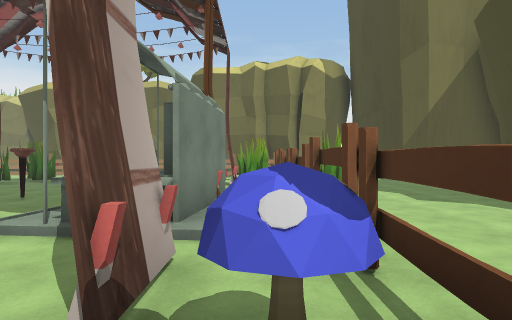
View 1 (above)

24 first-person views from a walk through a 3-D level made in the Unity game engine. The camera is 1.5 m above the floor, looks level and sees 75° across. The floor is counted in squares, 2 m on a side. Each view is taken from the middle of a square. On the plan, view 1 faces up. The plan holds only what a view shows up to about 11 squares ahead; the rest is blank. The place goes on beyond the plan. The player character is not drawn. Some surface patterns are stand-ins.

View 2
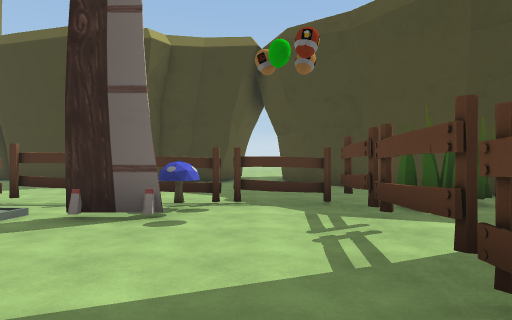

View 3
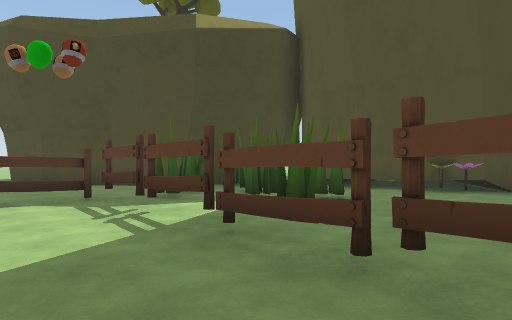

View 4
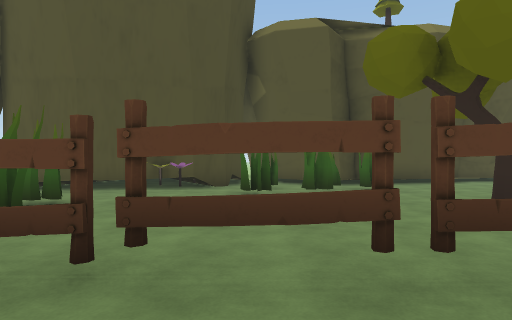

View 5
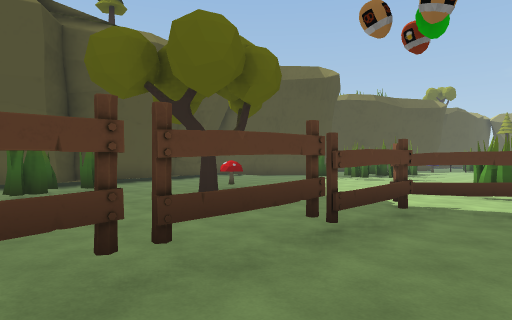

View 6
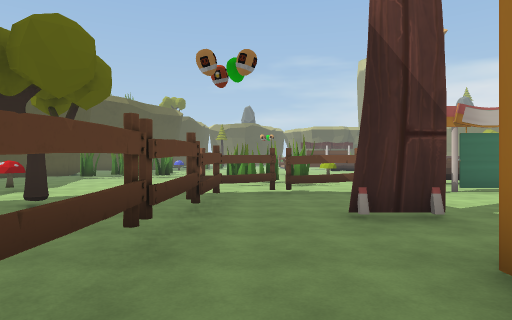

View 7
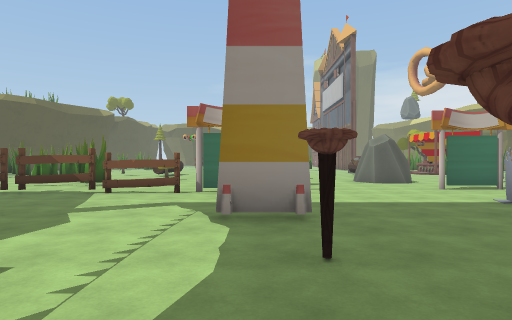

View 8
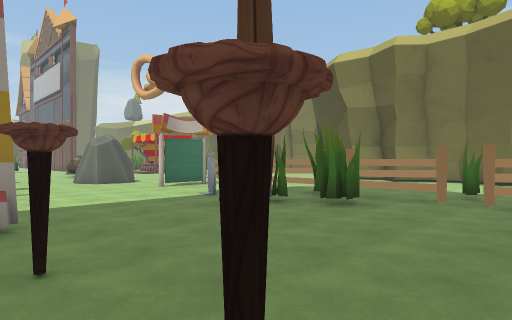

View 9
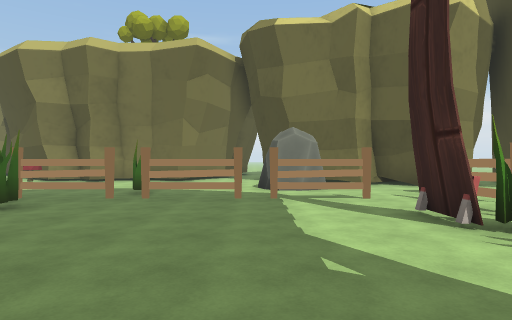

View 10
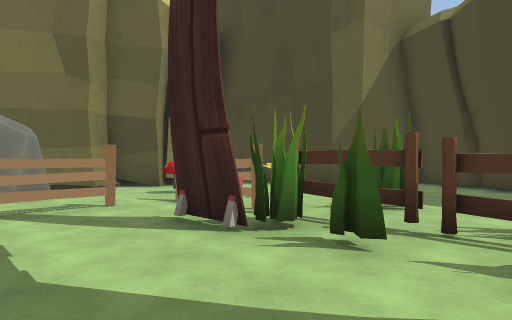

View 11
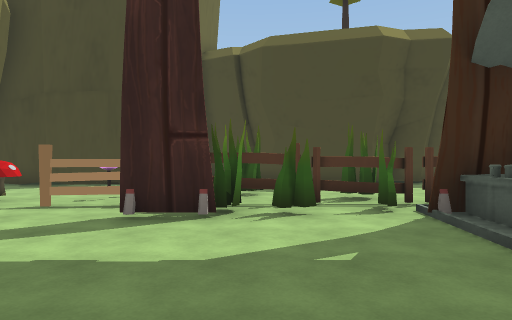

View 12
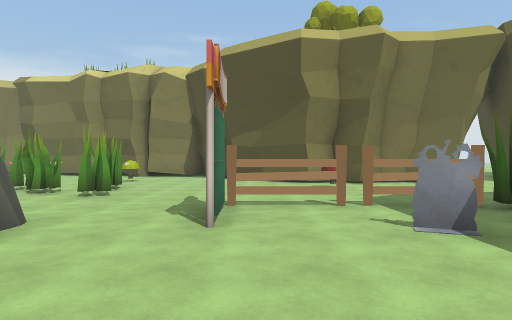

View 13
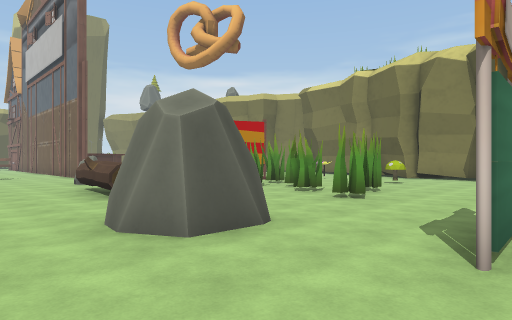

View 14
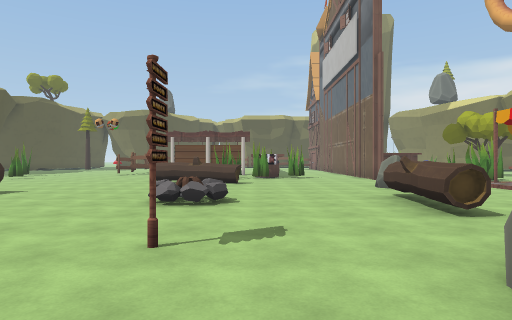

View 15
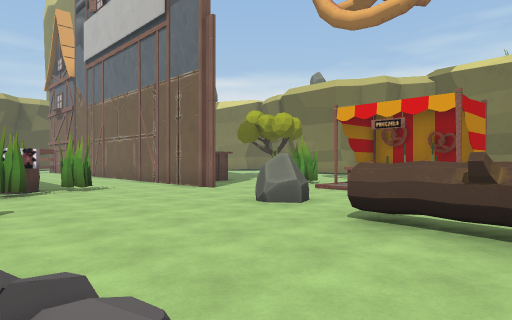

View 16
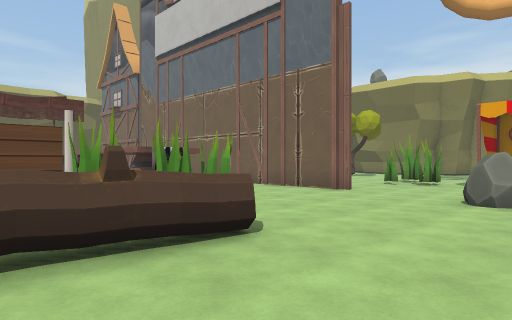

View 17
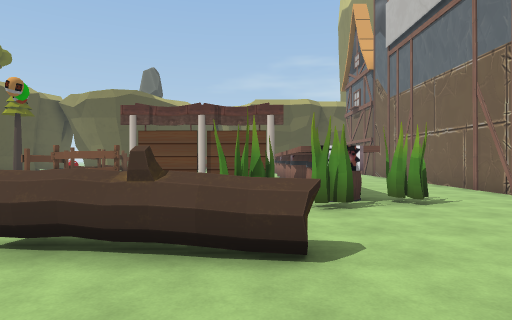

View 18
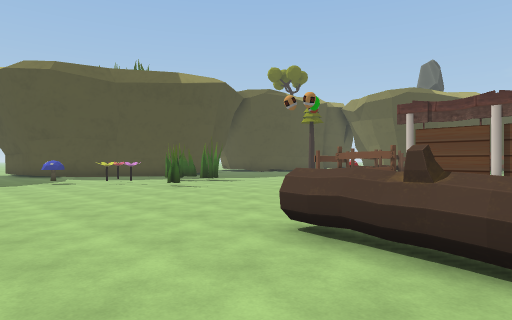

View 19
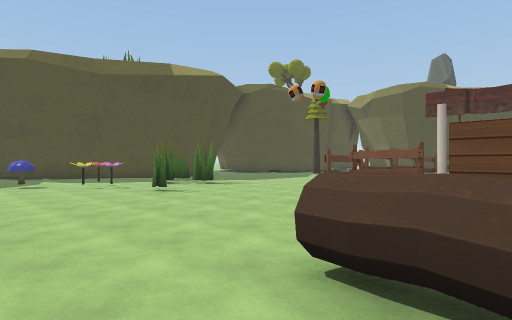

View 20
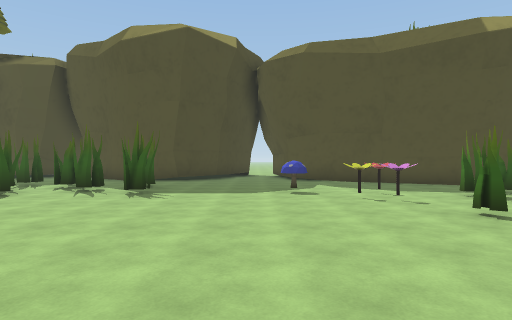

View 21
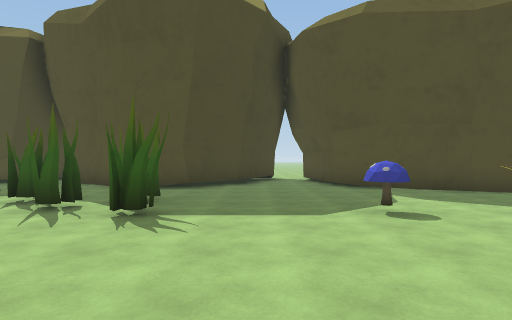

View 22
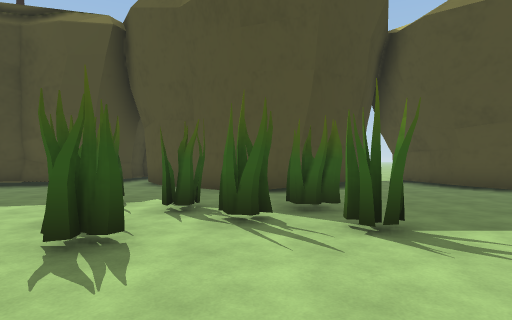

View 23
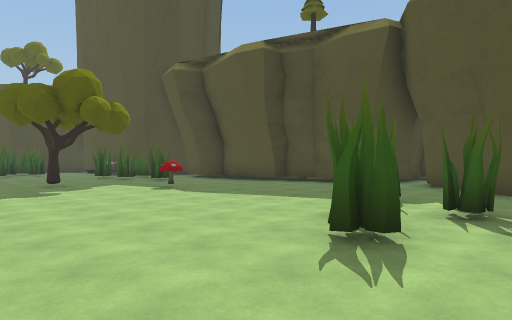

View 24
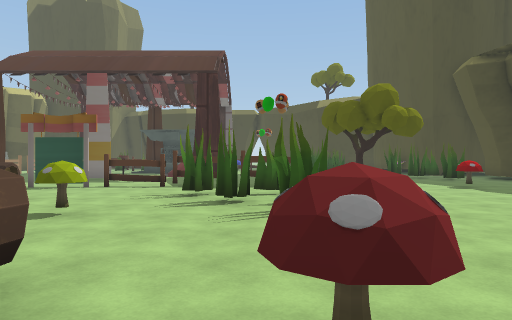

### Floor plan
Key: @ floor where view 1 was taken; # wall or solid block; x gap in a wall; . floor; / step, stairs or slope; ^ raised ledge; F fence; T thing the floor can be seen under or through; R tree; C rock; A campfire; S signpost; O other object.
Columns run from 34 left of view 1 to 8 right of it. Each row starts with its distance up from view 1.
 19                  ##..
 18                 ..... .######
 17         O.OOOO ...O..........    ##    #
 16         OOOOOO OO.O...  ^....    .####.#
 15        .O./  O O.O....  .......CC......#
 14        ......   ...O...............^...##
 13  #######.......  .....FFFF.FFFF.FF...  .#
 12   .........C....  ...#F...O.......FO.   #
 11   ...........^^^..CC.#..O.OO......#.O...  #
 10   ....O...........CC...... .......OT......#
  9    #. #............................TO....##
  8  ##   #O..........................Ox.....#
  7    #  OO ^....A..S.   .....#.#...#O#O...##
  6    #     ^....A....#^.#...#.....OO #....#
  5    #     ^.........#..#...... ..OO ^....#
  4    #    ........  ....x.....^  .OO.T.. .#
  3     #  ........  .....T.....    ...T..
  2     x........^ ^.......T..#.#  ..#.x..
  1 x#x##........  #....O..T..... ...#^T...
  0    ...........^....OO..T..........@T...
 -1    ....O..........OO...##x#x#x#x#xTT..  ##
 -2     ...................................##
 -3     O..O.......................O .OO..##
 -4      O.OO.......O........R.   .. OOO.##
 -5      ....^...OO.O..........   ..OOOO#
 -6      ........O.O......^....OO....   #
 -7   ###............O.......O.O..O...
 -8     ###...................O.O.####
 -9       ###....##...........x..##
-10         #...#####.....###### #
-11         ##.##   ##.####

Where each view was taken, in squares from view 1:
view 1: 0 up, 0 right, facing up
view 2: 0 up, 5 left, facing right
view 3: 1 up, 6 left, facing down-right
view 4: 1 up, 6 left, facing down
view 5: 1 up, 6 left, facing down-left
view 6: 0 up, 4 left, facing left
view 7: 6 up, 4 left, facing left
view 8: 6 up, 4 left, facing up-left
view 9: 6 up, 3 left, facing up
view 10: 7 up, 3 left, facing up-right
view 11: 9 up, 5 left, facing right
view 12: 7 up, 12 left, facing up
view 13: 8 up, 12 left, facing up-left
view 14: 8 up, 14 left, facing left
view 15: 7 up, 19 left, facing up-left
view 16: 5 up, 22 left, facing up-left
view 17: 7 up, 22 left, facing left
view 18: 7 up, 22 left, facing down-left
view 19: 6 up, 23 left, facing down-left
view 20: 3 up, 24 left, facing down
view 21: 0 up, 23 left, facing down
view 22: 1 down, 20 left, facing down
view 23: 1 down, 20 left, facing down-right
view 24: 0 up, 21 left, facing right
